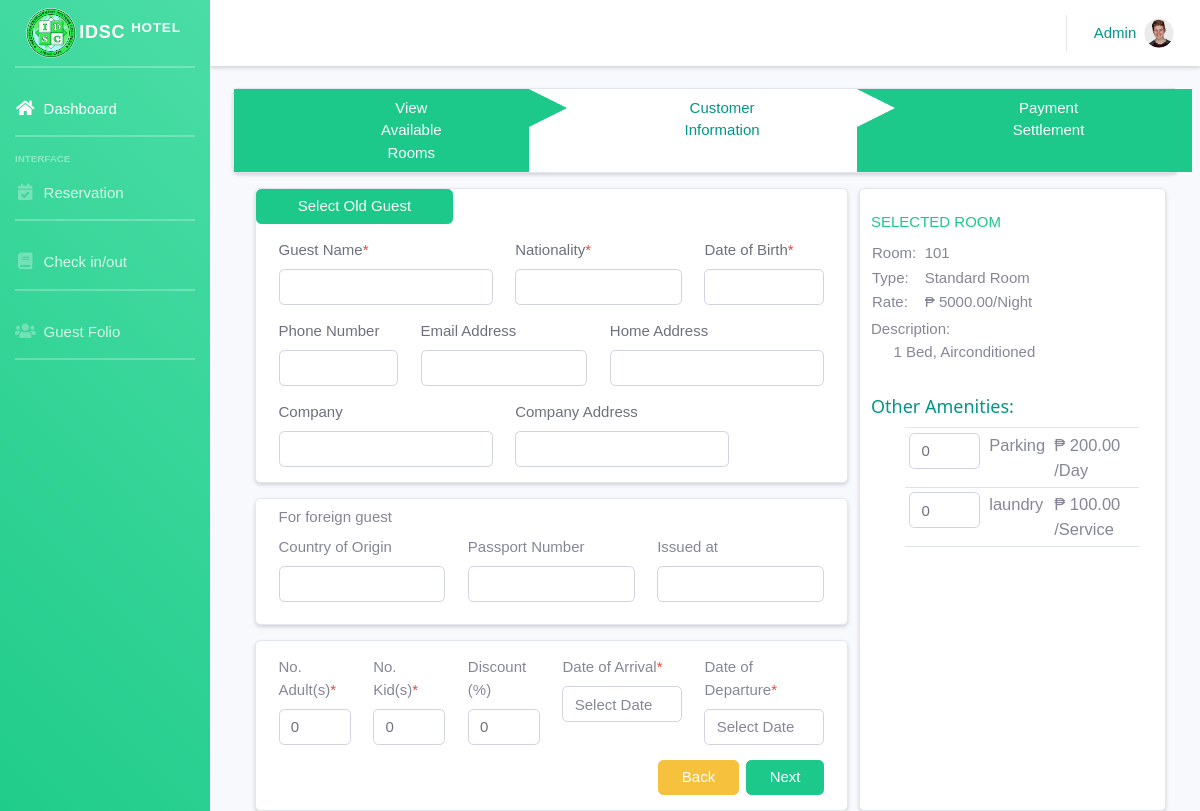
/Staff/booking_input_customer_info.php?roomid=1 (signed in), run on the app's committed database.
### tables this page shows
CREATE TABLE `rooms` (
  `RoomID` int(11) NOT NULL,
  `RoomNumber` varchar(255) DEFAULT NULL,
  `RoomName` text DEFAULT NULL,
  `RoomDescription` varchar(255) DEFAULT NULL,
  `RoomType` varchar(255) DEFAULT NULL,
  `RoomImage` varchar(255) DEFAULT NULL,
  `RoomStatus` varchar(255) DEFAULT NULL
);

CREATE TABLE `roomtype` (
  `roomtypeid` int(255) NOT NULL,
  `roomtype` varchar(255) DEFAULT NULL,
  `roomtypedescription` varchar(255) NOT NULL,
  `roomprice` int(255) NOT NULL
);

CREATE TABLE `amenities` (
  `AmenID` int(11) NOT NULL,
  `AmenName` varchar(255) DEFAULT NULL,
  `AmenQuantity` varchar(99) DEFAULT NULL,
  `AmenRates` int(11) DEFAULT NULL
);

### Staff/booking_input_customer_info.php (the view, shortened to what this page needs)
<?php
include('../Includes/header.php');
include('../Includes/staff_navbar.php');
?>
<?php
include('../Includes/conn.php');
if (isset($_GET["roomid"])) {
  $roomid = $_GET["roomid"];
  $query = "SELECT * FROM rooms WHERE RoomID = '$roomid'";
  $result = mysqli_query($db, $query);
  $row = mysqli_fetch_assoc($result);
  $Roomtype = $row['RoomType'];
  $query_roomtype = "SELECT * FROM roomtype WHERE roomtypeid = '$Roomtype'";
  $result_query_roomtype = mysqli_query($db, $query_roomtype);
  $row_roomtype = mysqli_fetch_assoc($result_query_roomtype);
} else {
  echo "<script>window.location.href='booking';</script>";
}
?>
<div class="container-fluid">
  <div class="card bg-success mb-2 shadow-sm">
    <div class="d-flex">
      <div class="d-flex justify-content-end">
        <div class="bg-success">
          <div class=" text-center text-white p-2" style="margin-right: 80px; margin-left: 140px ;">
            View Available Rooms
          </div>
        </div>
        <div class="w3-white">
          <img src="../Images/arrow.png" class="w3-white" style="height: 38px; width: 38px;">
        </div>
      </div>
      <div class="d-flex justify-content-end">
        <div class="bg-white">
          <div class=" text-center w3-text-teal p-2" style="margin-right: 90px; margin-left: 110px ;">
            Customer Information
          </div>
        </div>
        <div class="bg-success">
          <img src="../Images/arrow2.png" class="" style="height: 38px; width: 38px;">
        </div>
      </div>
      <div class="d-flex justify-content-end">
        <div class="bg-success">
          <div class=" text-center w3-text-white p-2" style="margin-right: 100px; margin-left: 110px ;">
            Payment Settlement
          </div>
        </div>
      </div>
    </div>
  </div>
  <div class="container-fluid ">
    <form action=" booking_payment_settlement.php" method="POST" autocomplete="off">
      <div class=" row">
        <div class="col-lg-8 mt-2">
          <div class="card  shadow-sm">
            <button type="button" class="col-4 btn btn-success" data-bs-toggle="modal" data-bs-target="#exampleModal">
              Select Old Guest</button>
            <div class="row py-3 px-4 text-gray-700">
              <div class="col-md-5 mb-3">
                <label for="inputEmail4" class="form-label">Guest Name<span class="text-danger">*</span></label>
                <input type="text" name="Name" id="Name" class="form-control" required>
              </div>
              <div class="col-md-4 mb-3">
                <label for="inputEmail4" class="form-label">Nationality<span class="text-danger">*</span></label>
                <input type="text" name="Nationality" id="Nationality" class="form-control" required>
              </div>
              <div class="col-md-3 mb-3">
                <label for="inputEmail4" class="form-label">Date of Birth<span class="text-danger">*</span></label>
                <input type="text" name="Birthdate" id="birthday" class="form-control" required>
              </div>
              <div class="col-md-3 mb-3">
                <label for="inputPassword4" class="form-label">Phone Number</label>
                <input type="text" name="PNumber" id="PNumber" class="form-control">
              </div>
              <div class="col-md-4 mb-3">
                <label for="inputPassword4" class="form-label">Email Address</label>
                <input type="Email" name="Email" id="Email" class="form-control">
              </div>
              <div class="col-md-5 mb-3">
                <label for="inputPassword4" class="form-label">Home Address</label>
                <input type="text" name="Address" id="Address" class="form-control">
              </div>
              <div class="col-md-5">
                <label for="inputPassword4" class="form-label">Company</label>
                <input type="text" name="Company" id="Company" class="form-control">
              </div>
              <div class="col-md-5">
                <label for="inputPassword4" class="form-label">Company Address</label>
                <input type="text" name="CompanyAddress" id="CompanyAddress" class="form-control">
              </div>
            </div>
          </div>
          <div class="card mt-3  pt-1 py-2 px-4 shadow-sm">
            <div class="row">
              <label for="inputPassword4" class="form-label">For foreign guest</label>
              <div class="col-md-4 mb-3">
                <label for="inputPassword4" class="form-label">Country of Origin</label>
                <input type="text" name="Origin" id="Origin" class="form-control">
              </div>
              <div class="col-md-4 mb-3">
                <label for="inputPassword4" class="form-label">Passport Number</label>
                <input type="text" name="Passport" id="Passport" class="form-control">
              </div>
              <div class="col-md-4 mb-3">
                <label for="inputPassword4" class="form-label">Issued at</label>
                <input type="text" name="IssuedAt" id="issuedAt" class="form-control">
              </div>
            </div>
          </div>
          <div class="card mt-3 py-3 px-4 shadow-sm">
            <div class="row">
              <div class="col-md-2 mb-3">
                <label for="inputEmail4" class="form-label">No. Adult(s)<span class="text-danger">*</span></label>
                <input type="number" name="GuestNumber" min="0" value="0" class="form-control" required>
              </div>
              <div class="col-md-2 mb-3">
                <label for="inputEmail4" class="form-label">No. Kid(s)<span class="text-danger">*</span></label>
                <input type="number" name="GuestNumber2" min="0" value="0" class="form-control" required>
              </div>
              <div class="col-md-2 mb-3">
                <label for="inputPassword4" class="form-label">Discount (%)</label>
                <input type="text" name="Discount" class="mr-3 form-control" placeholder="0 " value="0">
              </div>
              <div class="col-md-3 mb-3">
                <label for="inputPassword4" class="form-label">Date of Arrival<span class="text-danger">*</span></label>
                <input type="text" name="Arrival" id="datetimepicker" class="mr-3 form-control" placeholder="Select Date" required>
              </div>
              <div class="col-md-3 mb-3">
                <label for="inputPassword4" class="form-label">Date of Departure<span class="text-danger">*</span></label>
                <input type="text" name="Departure" id="datetimepicker2" class="mr-3 form-control" placeholder="Select Date" required>
              </div>
              <div class="d-flex justify-content-end">
                <a href="booking.php" class="btn btn-warning px-4">Back</a>
                <input type="submit" name="Guestsave" value="Next" class="ml-2 px-4 btn btn-success">
              </div>
            </div>
          </div>
        </div>
        <div class="col mt-2 card shadow-sm">
          <div class="pt-3 h-5 text-success text-uppercase mb-2 mt-2">Selected Room</div>
          <div class="  pr-3 text-justify">
            <table>
              <tr>
                <td>Room:</td>
                <td class="pl-2"><?php echo $row['RoomNumber']; ?></td>
              </tr>
              <tr>
                <td>Type:</td>
                <td class="pl-2"><?php echo $row_roomtype['roomtype']; ?></td>
              </tr>
              <tr>
                <td>Rate:</td>
                <td class="pl-2"><span>&#8369 </span> <?php echo $row_roomtype['roomprice']; ?>.00/Night</td>
              </tr>
            </table>
            <p class="pt-1 card-text">Description:<br> <span class="pl-4"> <?php echo $row_roomtype['roomtypedescription']; ?> </span><br></p>
          </div>
          <div class=" mt-2  ">
            <div class=" py-3">
              <h5 class="w3-text-teal">Other Amenities:</h5>
              <div class="px-3">
                <div class="form-check" style="font-size: 1.1rem;">
                  <?php include('checkbox_amenities.php'); ?>
                </div>
              </div>
            </div>
          </div>
        </div>
      </div>
    </form>
  </div>
</div>
  <?php
  include('../Includes/footer.php');
  ?>

### Staff/checkbox_amenities.php
<?php
include("../Includes/conn.php");
$query = "SELECT * FROM amenities";
$run_query = mysqli_query($db, $query);
echo '<table class="table table-sm " style="font-size: 1.1rem;">
';
if(mysqli_num_rows($run_query) > 0){
    while ($row = mysqli_fetch_array($run_query)) {
        $out ='<tr>';
        $out .= '<td style="width: 80px;"><input type="number" name="amenities[]" min="0" value="0" class="form-control">
         </select>
                 <td ><span>'.$row['AmenName'].'</span></td>
                 </td>';
        $out .= '<td align="left" class=" "><span>&#8369 </span>'.$row['AmenRates'].'.00 /'.$row['AmenQuantity'].'</td>';
        $out .= '</tr>';
        echo $out;
    }
}
echo '</table>';
?>

### Css/w3.css (style rules this page uses)
html { box-sizing:border-box }
*,*:before,*:after { box-sizing:inherit }
html { -ms-text-size-adjust:100%;-webkit-text-size-adjust:100% }
body { margin:0 }
a { background-color:transparent }
img { border-style:none }
button,input,select,textarea,optgroup { font:inherit;margin:0 }
button,input { overflow:visible }
button,select { text-transform:none }
button,[type=button],[type=reset],[type=submit] { -webkit-appearance:button }
html,body { font-family:Verdana,sans-serif;font-size:15px;line-height:1.5 }
html { overflow-x:hidden }
h5 { font-size:18px }
h1,h2,h3,h4,h5,h6 { font-family:"Segoe UI",Arial,sans-serif;font-weight:400;margin:10px 0 }
img { vertical-align:middle }
a { color:inherit }
.w3-white,.w3-hover-white:hover { color:#000!important;background-color:#fff!important }
.w3-text-teal,.w3-hover-text-teal:hover { color:#009688!important }
.w3-text-white,.w3-hover-text-white:hover { color:#fff!important }

### data on the page
rooms: RoomNumber "101"
roomtype: roomtype "Standard Room", roomprice "5000", roomtypedescription "1 Bed, Airconditioned"
amenities: AmenName "Parking", AmenRates "200", AmenQuantity "Day"
amenities: AmenName "laundry", AmenRates "100", AmenQuantity "Service"

### other printed values
$_SESSION['staffname'] "Admin"
